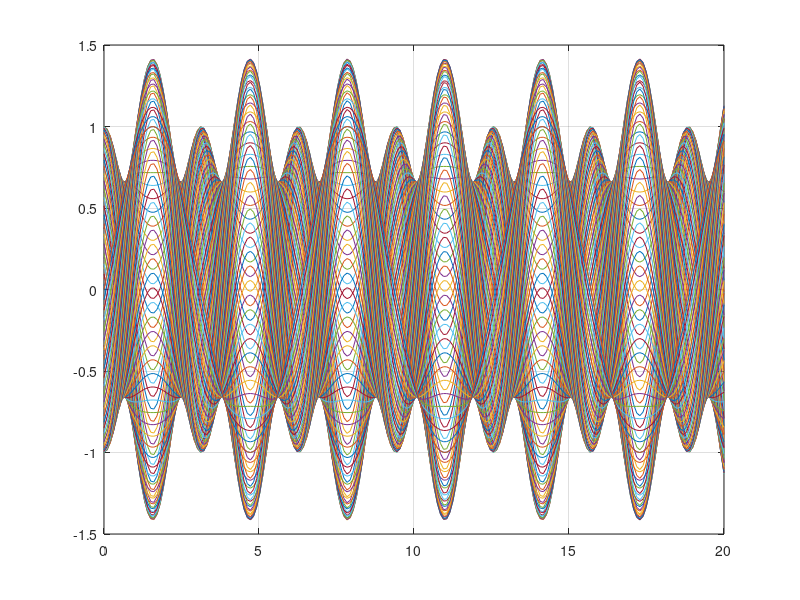

Reproduce this figure in MATLAB.
x = linspace(0,20,200);
ntheta = 100;
theta = linspace(0,2*pi, ntheta);
A = 1;
d = 0.15;

% cos(theta)*sin(x) + sin(theta)*cos(2*x);
% sin(x) + cos(2*x);

lgnd_ary = [];
max_v_ary = [];
max_w_ary = [];

figure,
for i = 1:ntheta
    plot(x, A*cos(theta(i))*sin(x) + A*sin(theta(i))*cos(2*x)); hold on;
    grid on;
    lgnd_ary = [lgnd_ary, {num2str(theta(i))}];
    fprintf("at theta %s, maximum v value is %s\n",theta(i), max(A*cos(theta(i))*sin(x) + A*sin(theta(i))*cos(2*x)));
    fprintf("at theta %s, maximum w value is %s\n",theta(i), max(-1/d*A*sin(theta(i))*cos(x) + 1/d*A*cos(theta(i))*sin(2*x)) );
    max_w_ary = [max_w_ary max(-1/d*A*sin(theta(i))*cos(x) + 1/d*A*cos(theta(i))*sin(2*x) ) ];
    max_v_ary = [max_v_ary max(A*cos(theta(i))*sin(x) + A*sin(theta(i))*cos(2*x))];
end
% legend(lgnd_ary);

[max_v_value, max_v_index] = max(max_v_ary);
fprintf("total maximum is %s at theta %s\n", max_v_value, mod(theta(max_v_index),pi));

[max_w_value, max_w_index] = max(max_w_ary);
fprintf("total maximum is %s at theta %s\n", max_w_value, mod(theta(max_w_index),pi));



% max value -> sqrt(2)